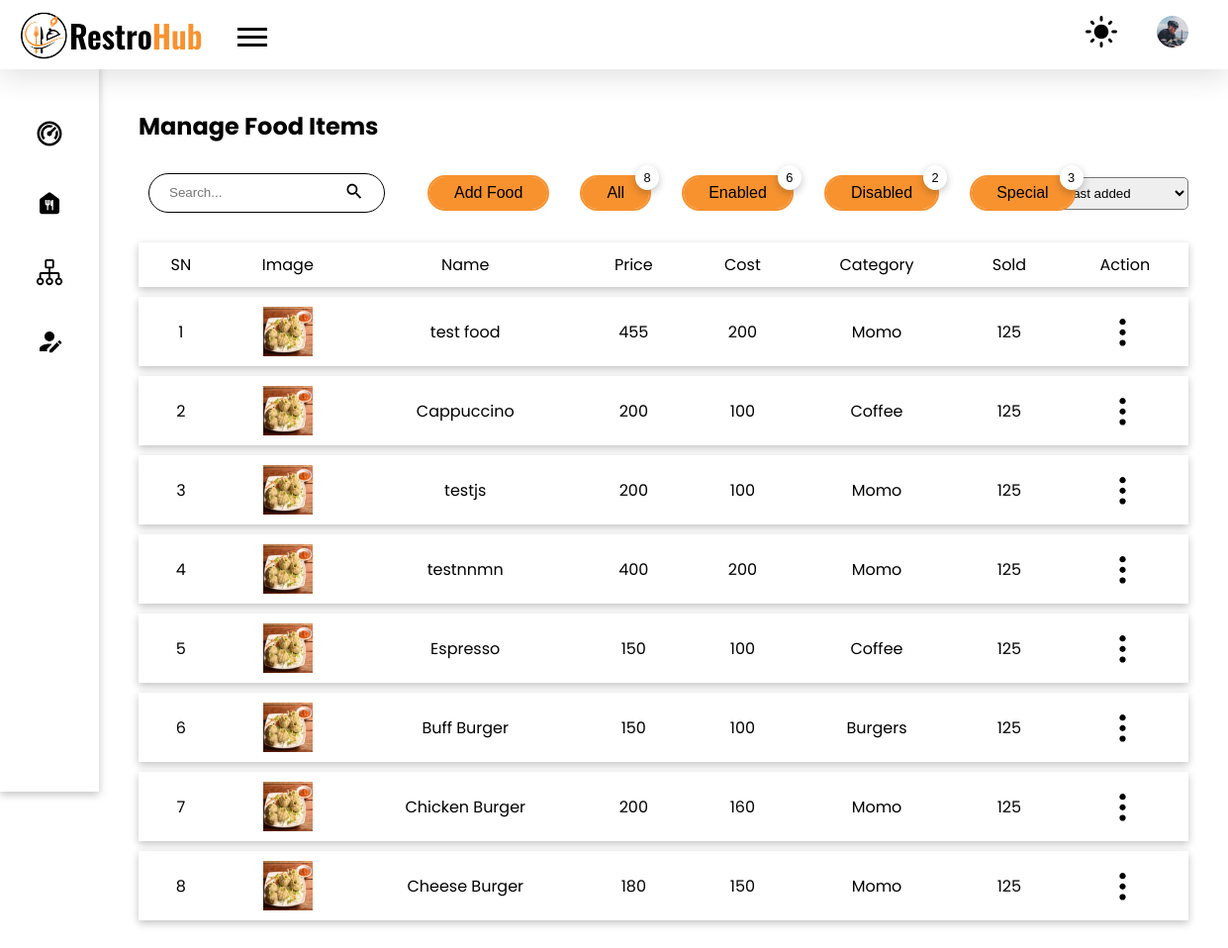
Screenshot of /admin/manage-foods.php (signed in) with the database file from the repository.
### tables this page shows
CREATE TABLE `food` (
  `f_id` int(11) NOT NULL,
  `img` varchar(100) DEFAULT NULL,
  `name` varchar(100) DEFAULT NULL,
  `price` int(11) DEFAULT NULL,
  `cost` int(11) NOT NULL,
  `cooking_time` int(11) DEFAULT NULL,
  `description` varchar(500) NOT NULL,
  `veg` int(1) NOT NULL,
  `product_id` varchar(30) NOT NULL,
  `short_desc` varchar(50) NOT NULL,
  `ingredients` varchar(255) NOT NULL,
  `disabled` int(11) NOT NULL,
  `special` int(11) NOT NULL,
  `category` int(11) NOT NULL
);

CREATE TABLE `category` (
  `cat_id` int(11) NOT NULL,
  `image` varchar(100) NOT NULL,
  `cat_name` varchar(50) NOT NULL
);

### admin/manage-foods.php (the view, shortened to what this page needs)
<!DOCTYPE html>
<html lang="en">
<head>
    <link rel="stylesheet" href="../styles/style.css">
</head>
<body>
    <?php
    require("./components/header.php");
    require("./components/sidebar.php");
    ?>
    <main class="admin_dashboard_body">
        <section class="dashboard_inner-head flex items-center">
            <h2>Manage Food Items <?php if (isset($_SESSION['filter-by']))
                                        echo "(" . $_SESSION['filter-by'] . ")"; ?></h2>
        </section>
                            <?php
                            require("../config.php");
                            ?>
        <div class="flex items-center">
            <div class="flex items-center">
                <form action="#" method="post" class="search_form border-curve-lg">
                    <div class="flex items-center">
                        <input type="search" placeholder="Search..." class="no_outline search_employee" name="search-employee" id="search-employee">
                        <button type="submit" class="no_bg no_outline"><img src="../images/ic_search.svg" alt="search icon"></button>
                    </div>
                </form>
                <button class="button ml-35 border-curve-lg popper-btn">Add Food</button>
                <?php
                $sql = "SELECT * FROM food";
                $result = mysqli_query($conn, $sql);
                $count = mysqli_num_rows($result);
                $sql_enabled = "SELECT * FROM food where disabled = 0";
                $result_enabled = mysqli_query($conn, $sql_enabled);
                $count_enabled = mysqli_num_rows($result_enabled);
                $sql_disabled = "SELECT * FROM food where disabled = 1";
                $result_disabled = mysqli_query($conn, $sql_disabled);
                $count_disabled = mysqli_num_rows($result_disabled);
                $sql_special = "SELECT * FROM food where special = 1";
                $result_special = mysqli_query($conn, $sql_special);
                $count_special = mysqli_num_rows($result_special);
                ?>
                <form action="./backend/foods/specific-food.php" method="post">
                    <button type="submit" name="specific-food" class="button ml-35 border-curve-lg relative">All
                        <div class="count-top shadow"><?php
                                                        echo $count;
                                                        ?>
                        </div>
                    </button>
                </form>
                <form action="./backend/foods/specific-food.php" method="post">
                    <button type="submit" name="specific-food" class="button ml-35 border-curve-lg relative">Enabled
                        <div class="count-top shadow"><?php
                                                        echo $count_enabled;
                                                        ?>
                        </div>
                </form>
                <form action="./backend/foods/specific-food.php" method="post">
                    <button type="submit" name="specific-food" class="button ml-35 border-curve-lg relative">Disabled
                        <div class="count-top shadow"><?php
                                                        echo $count_disabled;
                                                        ?>
                        </div>
                    </button>
                </form>
                <form action="./backend/foods/specific-food.php" method="post">
                    <button type="submit" name="specific-food" class="button ml-35 border-curve-lg relative">Special
                        <div class="count-top shadow"><?php
                                                        echo $count_special;
                                                        ?>
                        </div>
                    </button>
                </form>
            </div>
            <div class="filter flex items-center">
                <form action="#" method="post" class="filter-form">
                    <select name="cat-filter" class="p_7-20 border-curve pointer" id="cat-filter">
                        <option value="last-added" class="pointer" selected>Last added</option>
                    </select>
                </form>
            </div>
        </div>
        <?php
        if (isset($_SESSION['filter-by'])) {
            $filter_by = $_SESSION['filter-by'];
            unset($_SESSION['filter-by']);
            if ($filter_by == 'all') {
                $sql = "SELECT * FROM food";
            } else if ($filter_by == 'enabled') {
                $sql = "SELECT * FROM food where disabled = 0";
            } else if ($filter_by == 'disabled') {
                $sql = "SELECT * FROM food where disabled = 1";
            } else if ($filter_by == 'special') {
                $sql = "SELECT * FROM food where special = 1";
            }
        } else {
            $sql = "SELECT * FROM food order by f_id desc";
        }
        $res = mysqli_query($conn, $sql) or die("Could not fetch food items from database");
        ?>
        <?php
        if (mysqli_num_rows($res) > 0) {
        ?>
            <table class="mt-20">
                <tr class="shadow">
                    <th>SN</th>
                    <th>Image</th>
                    <th>Name</th>
                    <th>Price</th>
                    <th>Cost</th>
                    <th>Category</th>
                    <th>Sold</th>
                    <th>Action</th>
                </tr>
                <?php
                $i = 0;
                while ($row = mysqli_fetch_assoc($res)) {
                    $i++;
                    $cat_id = $row['category'];
                    $sql_cat = "select cat_name from category where cat_id = $cat_id";
                    $res_cat = mysqli_query($conn, $sql_cat) or die("Could not fetch category name from database");
                    $row_cat = mysqli_fetch_assoc($res_cat);
                    $cat_name = $row_cat['cat_name'];
                ?>
                    <tr class="shadow">
                        <td><?php echo $i; ?></td>
                        <td>
                            <img src="../uploads/foods/<?php echo $row['img']; ?>" alt="food image" class="table_food-img">
                        </td>
                        <td><?php echo $row['name']; ?></td>
                        <td><?php echo $row['price']; ?></td>
                        <td><?php echo $row['cost']; ?></td>
                        <td><?php echo $cat_name; ?></td>
                        <td><?php echo 125; ?></td>
                        <td class="table_action_container">
                            <button class="no_bg no_outline table_option-menu">
                                <img src="../images/ic_options.svg" alt="options menu">
                            </button>
                        </td>
                    </tr>
                <?php
                }
                ?>
            </table>
        <?php
        } else
            echo "No records found";
        ?>
    </main>
</body>
</html>

### styles/style.css (style rules this page uses)
:root { --black: #000000; --gray: #afafaf; --light-gray: #f3f3f3; --primary-color: #F7922F; --trans-black: #00000030; --trans-green: #DCFFD380; --trans-green-text: #30B900; --trans-yellow: #fafd3e67; --trans-yellow-text: #46500C; --trans-purple: #FFA0FB66; --trans-purple-text: #A500F3; --trans-primary: #F7922F50; --trans-red: #FFD6D6; --trans-red-text: #934747; --white: #ffffff; }
* { margin: 0; padding: 0; box-sizing: border-box; list-style: none; text-decoration: none; color: var(--black); }
.no_outline { outline: none; border: none; }
.no_bg { background-color: transparent; }
a, button, a>*, button>*, input[type="submit"], .menu__for-sidebar, .menu__for-sidebar>*, .admin_profile_image, .date_filter_close, .popper-btn, .pointer { cursor: pointer; }
.shadow { box-shadow: rgba(0, 0, 0, 0.24) 0px 3px 8px; }
.mt-20 { margin-top: 20px; }
.p_7-20 { padding: 7px 20px; }
.ml-35 { margin-left: 35px; }
.border-curve { border-radius: 5px; }
.border-curve-lg { border-radius: 25px; }
.flex { display: flex; align-items: flex-start; justify-content: space-between; flex-direction: row; }
.items-center { align-items: center; }
.relative { position: relative; }
body, .body-text { font-family: 'Poppins', sans-serif; }
.button { background-color: var(--primary-color); padding: 7px 25px; font-size: 1rem; min-width: fit-content; border: none !important; vertical-align: middle; outline: 2px solid var(--primary-color); }
.search_form { border: 2px solid var(--black); height: 40px; margin: 0 10px; padding: 3px 5px; }
.admin_dashboard_body { padding: 40px 40px 40px 140px; max-width: 1440px; }
.dashboard_inner-head { margin-bottom: 30px; }
.filter-form { margin-right: 30px; }
.table_action_container { position: relative; }
.count-top { position: absolute; top: -12px; right: -10px; background-color: var(--white); padding: 5px; border-radius: 50%; font-size: 0.8rem; min-height: 1.5rem; min-width: 1.5rem; }
.search_form { border: 1px solid var(--black); padding: 7px 20px; }
.search_form div img { width: 20px; }
table { border-collapse: separate; border-spacing: 0 10px; text-align: center; width: 100%; }
table th { font-weight: normal; }
table tr { background-color: var(--white); }
table tr td, table tr th { padding: 10px 20px; width: fit-content; }
.table_food-img { width: 50px; height: 50px; vertical-align: middle; }
.table_option-menu { transform: rotate(90deg); cursor: pointer; height: 35px; vertical-align: middle; }
h2 { font-size: 24px; }

### rows the page displays
food: img (picture), name "test food", price "455", cost "200", category.cat_name "Momo"
food: img (picture), name "Cappuccino", price "200", cost "100", category.cat_name "Coffee"
food: img (picture), name "testjs", price "200", cost "100", category.cat_name "Momo"
food: img (picture), name "testnnmn", price "400", cost "200", category.cat_name "Momo"
food: img (picture), name "Espresso", price "150", cost "100", category.cat_name "Coffee"
food: img (picture), name "Buff Burger", price "150", cost "100", category.cat_name "Burgers"
food: img (picture), name "Chicken Burger", price "200", cost "160", category.cat_name "Momo"
food: img (picture), name "Cheese Burger", price "180", cost "150", category.cat_name "Momo"

### other values shown
$count "8"
$count_enabled "6"
$count_disabled "2"
$count_special "3"
